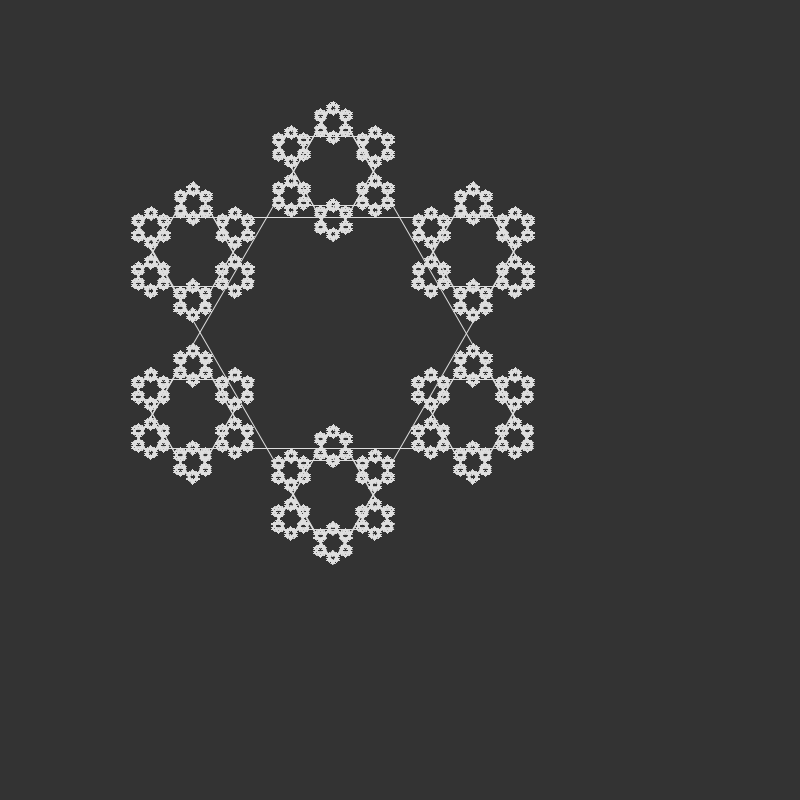
Frame 1 (no input)
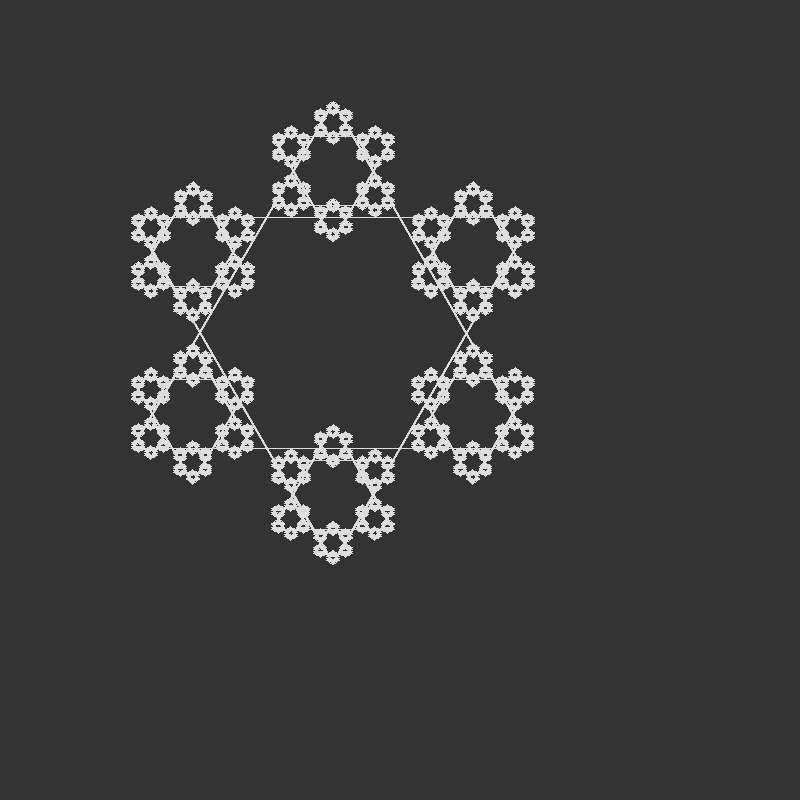
Frame 60 (the mouse pressed at the canvas centre just before this capture)
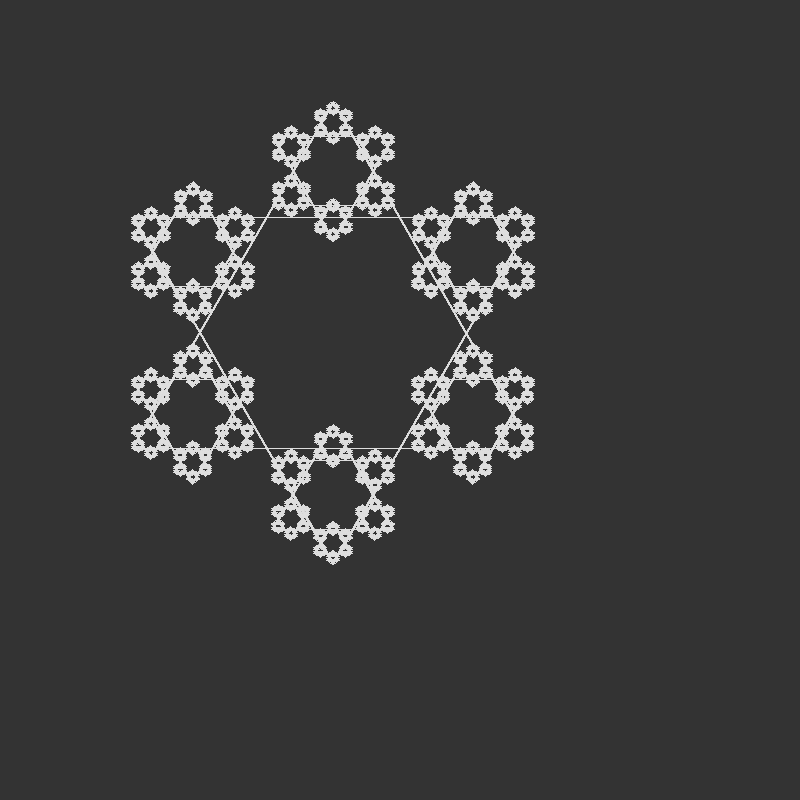
Frame 120 (the mouse held since frame 60 and released just before this capture)

The Processing sketch that drew these frames (run headless with seeded random() and noise(); from frame 60 on, the mouse is pressed at the canvas centre):

// Processing sketch: triangle_Fractal
// ── triangle_Fractal.pde
void setup()
{
  size(800, 800);
  background(51);
  stroke(222);
  fill(111);
}

void draw()
{
  noFill();
   // fill(222);
  translate(333,333);
  spiralLine( 400, -PI/1.5, 0.3, 0.7);

}


void spiralLine(float len, float angle, float sizeMul, float distMul)
{
  if(len < 1.0)
    return;
    
    float distFromCentroid = sqrt(len*len - (len/2*(len/2)))   /3;
  triangle(-len/2, -distFromCentroid, len/2, -distFromCentroid, 0, distFromCentroid*2);
 // equiTriangle(len);
  
  pushMatrix();
  translate (0, distFromCentroid*2 * distMul);

  pushMatrix();
  spiralLine(len * sizeMul, angle, sizeMul, distMul);

  popMatrix();
  
  pushMatrix();
    rotate(PI);
    spiralLine(len * sizeMul, angle, sizeMul, distMul);
    popMatrix();
  
  popMatrix();
  
   rotate ( 2*PI/3);
   pushMatrix();
  translate (0, distFromCentroid*2 * distMul);

  pushMatrix();
  spiralLine(len * sizeMul, angle, sizeMul, distMul);
  popMatrix();
    pushMatrix();
    rotate(PI);
    spiralLine(len * sizeMul, angle, sizeMul, distMul);
    popMatrix();
  popMatrix();



  
   rotate ( 2*PI/3);
   pushMatrix();
  translate (0, distFromCentroid*2 * distMul);

  pushMatrix();
  spiralLine(len *sizeMul, angle, sizeMul, distMul);
  popMatrix();
    pushMatrix();
    rotate(PI);
    spiralLine(len * sizeMul, angle, sizeMul, distMul);
    popMatrix();
  popMatrix();
  
rotate(PI);

 triangle(-len/2, -distFromCentroid, len/2, -distFromCentroid, 0, distFromCentroid*2);
 // equiTriangle(len);
  
  pushMatrix();
  translate (0, distFromCentroid*2 * distMul);

  pushMatrix();
  spiralLine(len * sizeMul, angle, sizeMul, distMul);

  popMatrix();
  
  pushMatrix();
    rotate(PI);
    spiralLine(len * sizeMul, angle, sizeMul, distMul);
    popMatrix();
  
  popMatrix();
  
   rotate ( 2*PI/3);
   pushMatrix();
  translate (0, distFromCentroid*2 * distMul);

  pushMatrix();
  spiralLine(len * sizeMul, angle, sizeMul, distMul);
  popMatrix();
    pushMatrix();
    rotate(PI);
    spiralLine(len * sizeMul, angle, sizeMul, distMul);
    popMatrix();
  popMatrix();



  
   rotate ( 2*PI/3);
   pushMatrix();
  translate (0, distFromCentroid*2 * distMul);

  pushMatrix();
  spiralLine(len *sizeMul, angle, sizeMul, distMul);
  popMatrix();
    pushMatrix();
    rotate(PI);
    spiralLine(len * sizeMul, angle, sizeMul, distMul);
    popMatrix();
  popMatrix();
}
